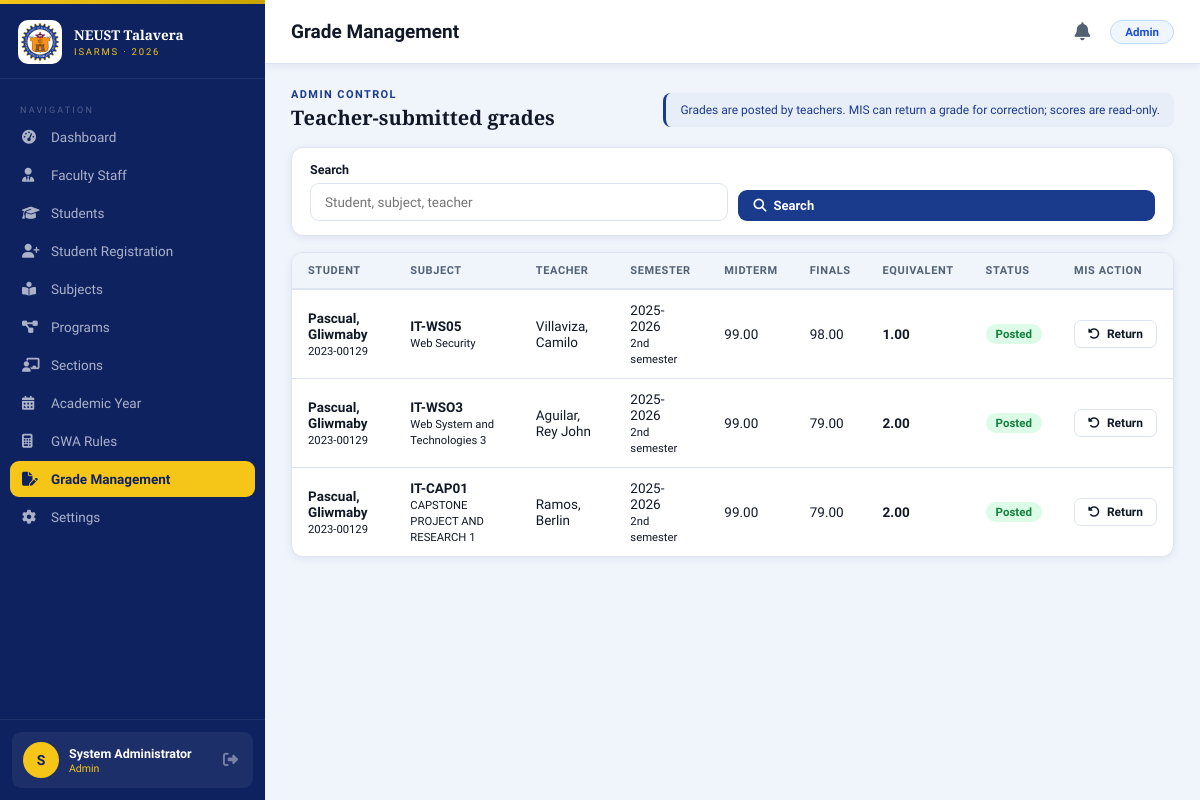
/modules/admin/grades.php (signed in), run on the app's committed database.
### tables this page shows
CREATE TABLE `grades` (
  `gradeID` int(11) NOT NULL,
  `enrollmentID` int(11) NOT NULL,
  `studentID` int(11) NOT NULL,
  `subjectID` int(11) NOT NULL,
  `acadYearID` int(11) NOT NULL,
  `midterm` decimal(5,2) DEFAULT NULL,
  `finals` decimal(5,2) DEFAULT NULL,
  `computedGrade` decimal(5,2) DEFAULT NULL COMMENT 'Auto-computed',
  `gradeEquivalent` decimal(3,2) DEFAULT NULL COMMENT 'NEUST scale: 1.00–5.00',
  `postedGrade` decimal(3,2) DEFAULT NULL COMMENT 'Registrar-approved final',
  `remarks` enum('Passed','Failed','Inc','Dropped','Withdrawn') DEFAULT NULL,
  `status` enum('Pending','Submitted','Approved','Flagged','Returned') NOT NULL DEFAULT 'Pending',
  `teacherID` int(11) NOT NULL,
  `encodedAt` timestamp NULL DEFAULT NULL,
  `submittedAt` timestamp NULL DEFAULT NULL,
  `approvedAt` timestamp NULL DEFAULT NULL,
  `approvedByID` int(11) DEFAULT NULL COMMENT 'Registrar userID',
  `teacherRemarks` text DEFAULT NULL,
  `registrarNotes` text DEFAULT NULL,
  `dateCreated` timestamp NOT NULL DEFAULT current_timestamp(),
  `dateDeleted` timestamp NULL DEFAULT NULL
);

CREATE TABLE `students` (
  `studentID` int(11) NOT NULL,
  `studentNo` varchar(20) NOT NULL COMMENT 'Student Number e.g. 2021-00001',
  `archiveID` int(11) DEFAULT NULL,
  `fName` varchar(60) NOT NULL,
  `mName` varchar(60) DEFAULT NULL,
  `lName` varchar(60) NOT NULL,
  `extName` varchar(10) DEFAULT NULL,
  `dateofBirth` date NOT NULL,
  `sex` enum('Male','Female') NOT NULL,
  `permanentAddress` text DEFAULT NULL,
  `currentAddress` text DEFAULT NULL,
  `yearLevel` tinyint(1) NOT NULL DEFAULT 1,
  `isEnroll` tinyint(1) NOT NULL DEFAULT 0,
  `programID` int(11) NOT NULL,
  `email` varchar(120) NOT NULL COMMENT 'Student login email',
  `password` varchar(255) NOT NULL COMMENT 'bcrypt hashed',
  `profilePic` varchar(255) DEFAULT NULL,
  `isActive` tinyint(1) NOT NULL DEFAULT 1,
  `isGraduated` tinyint(1) NOT NULL DEFAULT 0,
  `isDropped` tinyint(1) NOT NULL DEFAULT 0,
  `dateGraduated` timestamp NULL DEFAULT NULL,
  `droppedAt` timestamp NULL DEFAULT NULL,
  `lastLogin` timestamp NULL DEFAULT NULL,
  `dateCreated` timestamp NOT NULL DEFAULT current_timestamp(),
  `dateDeleted` timestamp NULL DEFAULT NULL
);

CREATE TABLE `subjects` (
  `subjectID` int(11) NOT NULL,
  `subjectCode` varchar(20) NOT NULL,
  `subjectName` varchar(150) NOT NULL,
  `units` decimal(4,1) NOT NULL DEFAULT 3.0,
  `programID` int(11) DEFAULT NULL,
  `yearLevel` tinyint(1) DEFAULT NULL COMMENT '1=1st, 2=2nd, 3=3rd, 4=4th',
  `semester` tinyint(1) DEFAULT NULL COMMENT '1=First, 2=Second',
  `dateCreated` timestamp NOT NULL DEFAULT current_timestamp(),
  `dateDeleted` timestamp NULL DEFAULT NULL
);

CREATE TABLE `acad_years` (
  `acadYearID` int(11) NOT NULL,
  `academicYear` varchar(20) NOT NULL COMMENT 'e.g. 2024-2025',
  `acadDesc` varchar(100) DEFAULT NULL,
  `status` enum('Active','Inactive','Archived') NOT NULL DEFAULT 'Inactive',
  `dateCreated` timestamp NOT NULL DEFAULT current_timestamp(),
  `dateDeleted` timestamp NULL DEFAULT NULL
);

### includes/functions.php (called while the page is built, shortened)
<?php
require_once __DIR__ . '/config.php';
function sanitize(string $input): string {
    return htmlspecialchars(strip_tags(trim($input)), ENT_QUOTES, 'UTF-8');
}
function normalizeGradeStatusDisplay(string $status): string {
    $status = trim((string)$status);
    if (in_array($status, ['Posted', 'Approved'], true)) {
        return 'Posted';
    }
    return $status;
}
function gradeStatusClass(string $status): string {
    $normalized = normalizeGradeStatusDisplay($status);
    return match($normalized) {
        'Posted'    => 'status-approved',
        'Pending'   => 'status-pending',
        default     => 'status-default',
    };
}

### includes/config.php (called while the page is built, shortened)
<?php
class Database {
    private static ?Database $instance = null;
    private PDO $pdo;
    private function __construct() {
        $dsn = "mysql:host=" . DB_HOST . ";port=" . DB_PORT . ";dbname=" . DB_NAME . ";charset=" . DB_CHARSET;
        $options = [
            PDO::ATTR_ERRMODE            => PDO::ERRMODE_EXCEPTION,
            PDO::ATTR_DEFAULT_FETCH_MODE => PDO::FETCH_ASSOC,
            PDO::ATTR_EMULATE_PREPARES   => false,
        ];
        try {
            $this->pdo = new PDO($dsn, DB_USER, DB_PASS, $options);
        } catch (PDOException $e) {
            error_log("DB Connection Error: " . $e->getMessage());
            die(json_encode(['success' => false, 'message' => 'Database connection failed.']));
        }
    }
    public static function getInstance(): Database {
        if (self::$instance === null) {
            self::$instance = new Database();
        }
        return self::$instance;
    }
    public function query(string $sql, array $params = []): PDOStatement {
        $stmt = $this->pdo->prepare($sql);
        $stmt->execute($params);
        return $stmt;
    }
    public function fetchAll(string $sql, array $params = []): array {
        return $this->query($sql, $params)->fetchAll();
    }
}

### modules/admin/grades.php (the view, shortened to what this page needs)
<?php
require_once ROOT . '/includes/config.php';
require_once ROOT . '/includes/functions.php';
$db = Database::getInstance();
$search = sanitize($_GET['search'] ?? '');
$reviewQueue = ($_GET['status'] ?? '') === 'review';
$where = ['g.dateDeleted IS NULL', 'e.dateDeleted IS NULL'];
$params = [];
$grades = $db->fetchAll("SELECT g.gradeID, g.midterm, g.finals, g.computedGrade, g.gradeEquivalent,
    g.remarks, CASE WHEN g.status IN ('Posted','Approved') THEN 'Posted' ELSE g.status END AS status, g.teacherRemarks, g.registrarNotes, g.submittedAt,
    CONCAT(s.lName, ', ', s.fName) AS studentName, s.studentNo,
    sub.subjectCode, sub.subjectName, sub.units,
    CONCAT(t.lName, ', ', t.fName) AS teacherName, ay.academicYear, e.semester
    FROM grades g
    JOIN enrollments e ON e.enrollmentID=g.enrollmentID
    JOIN students s ON s.studentID=g.studentID
    JOIN subjects sub ON sub.subjectID=g.subjectID
    JOIN users t ON t.userID=g.teacherID
    JOIN acad_years ay ON ay.acadYearID=e.acadYearID
    WHERE " . implode(' AND ', $where) . "
    ORDER BY g.submittedAt DESC, s.lName, sub.subjectCode LIMIT 200", $params);
require_once ROOT . '/includes/header.php';
?>
<div class="page-toolbar">
  <div class="page-title-group"><div class="page-kicker">Admin control</div><h2><?= $reviewQueue ? 'Grade Review Queue' : 'Teacher-submitted grades' ?></h2></div>
  <div class="alert-info" style="padding:10px 14px;border-radius:8px;font-size:12px;">Grades are posted by teachers. MIS can return a grade for correction; scores are read-only.</div>
</div>
<div class="card" style="margin-bottom:16px;"><div class="card-body" style="padding:14px 18px;">
  <form method="get" class="filter-toolbar">
    <div><label class="form-label">Search</label><input class="form-control" name="search" value="<?= htmlspecialchars($search) ?>" placeholder="Student, subject, teacher"></div>
    <button class="btn btn-primary" type="submit" style="width:auto;flex:0 0 auto;align-self:flex-end;white-space:nowrap;padding:8px 16px;"><i class="fas fa-search"></i> Search</button>
  </form>
</div></div>
<div class="card"><div style="overflow-x:auto;"><table class="data-table"><thead><tr><th>Student</th><th>Subject</th><th>Teacher</th><th>Semester</th><th>Midterm</th><th>Finals</th><th>Equivalent</th><th>Status</th><th>MIS action</th></tr></thead><tbody>
<?php foreach ($grades as $grade): ?><tr>
  <td><strong><?= htmlspecialchars($grade['studentName']) ?></strong><br><small><?= htmlspecialchars($grade['studentNo']) ?></small></td>
  <td><strong><?= htmlspecialchars($grade['subjectCode']) ?></strong><br><small><?= htmlspecialchars($grade['subjectName']) ?></small></td>
  <td><?= htmlspecialchars($grade['teacherName']) ?></td>
  <td><?= htmlspecialchars($grade['academicYear']) ?><br><small><?= $grade['semester']==1?'1st':'2nd' ?> semester</small></td>
  <td><?= $grade['midterm'] !== null ? number_format((float)$grade['midterm'],2) : '—' ?></td>
  <td><?= $grade['finals'] !== null ? number_format((float)$grade['finals'],2) : '—' ?></td>
  <td><strong><?= $grade['gradeEquivalent'] !== null ? number_format((float)$grade['gradeEquivalent'],2) : '—' ?></strong></td>
  <td><span class="status-badge <?= gradeStatusClass($grade['status']) ?>"><?= htmlspecialchars($grade['status'] === 'Pending' ? (!empty($grade['submittedAt']) ? 'Submitted' : 'Draft') : $grade['status']) ?></span></td>
  <td><button class="btn btn-outline btn-sm" type="button" onclick="returnGrade(<?= (int)$grade['gradeID'] ?>)"><i class="fas fa-rotate-left"></i> Return</button></td>
</tr><?php endforeach; ?></tbody></table></div></div>
<?php require_once ROOT . '/includes/footer.php'; ?>

### includes/header.php (style rules this page uses)
*, *::before, *::after { box-sizing: border-box; margin: 0; padding: 0; }
:root { --blue: #1a3a8c; --blue-dark: #0f2260; --blue-mid: #2451c8; --blue-light: #e8eef8; --blue-hover: rgba(255,255,255,0.09); --gold: #f5c518; --gold-deep: #c9a300; --gold-light: #fffbe6; --text: #111827; --text-dark: #111827; --text-muted: #526174; --border: #dce4f0; --bg: #f0f4fb; --white: #ffffff; --success: #16a34a; --danger: #dc2626; --warning: #d97706; --info: #2563eb; --green: var(--blue); --green-dark: var(--blue-dark); --green-light: var(--blue-light); --light: #f8fafc; --sidebar-w: 265px; --header-h: 64px; --shadow-sm: 0 2px 8px rgba(15,34,96,0.07); --shadow: 0 6px 24px rgba(15,34,96,0.13); --radius: 12px; }
body, input, select, textarea, button, table, .btn, .form-control { font-family: 'Source Sans 3', sans-serif; }
body { background: var(--bg); color: var(--text); display: flex; min-height: 100vh; }
.page-content > * { min-width: 0; max-width: 100%; }
.card { background: var(--white); border-radius: var(--radius); border: 1px solid var(--border); box-shadow: var(--shadow-sm); overflow: hidden; }
.card-body { padding: 22px; }
.data-table { width: 100%; border-collapse: collapse; font-size: 13.5px; }
.data-table th { background: var(--bg); padding: 11px 16px; text-align: left; font-weight: 700; font-size: 11px; text-transform: uppercase; letter-spacing: .6px; color: var(--text-muted); border-bottom: 2px solid var(--border); }
.data-table td { padding: 12px 16px; border-bottom: 1px solid var(--border); vertical-align: middle; }
.data-table tr:last-child td { border-bottom: none; }
.page-content table { max-width: 100%; }
.status-badge { display: inline-flex; align-items: center; gap: 5px; padding: 3px 10px; border-radius: 20px; font-size: 11.5px; font-weight: 600; }
.status-approved { background: #dcfce7; color: #15803d; }
.btn { display: inline-flex; align-items: center; gap: 7px; padding: 9px 18px; border-radius: 9px; font-family: 'Source Sans 3', sans-serif; font-size: 13px; font-weight: 600; cursor: pointer; border: none; transition: all .18s; text-decoration: none; white-space: nowrap; }
.btn-primary { background: var(--blue); color: #fff; }
.btn-outline { background: transparent; border: 1.5px solid var(--border); color: var(--text-dark); }
.btn-sm { padding: 6px 13px; font-size: 12px; border-radius: 7px; }
.form-control { width: 100%; padding: 10px 14px; border: 1.5px solid var(--border); border-radius: 9px; font-family: 'Source Sans 3', sans-serif; font-size: 13.5px; color: var(--text-dark); background: var(--white); outline: none; transition: border-color .2s, box-shadow .2s; }
.form-label { font-size: 12.5px; font-weight: 600; color: var(--text-dark); margin-bottom: 6px; display: block; }
.alert-info { background: var(--blue-light); color: var(--blue); border-left: 3px solid var(--blue); }
.page-toolbar { display: flex; align-items: center; justify-content: space-between; gap: 10px; flex-wrap: wrap; margin-bottom: 16px; }
.page-title-group { display: flex; flex-direction: column; gap: 3px; }
.page-kicker { font-size: 11px; font-weight: 700; letter-spacing: 1.4px; text-transform: uppercase; color: var(--blue); }
.page-title-group h2 { font-family: 'Playfair Display', serif; font-size: 20px; color: var(--text); margin: 0; font-weight: 700; }
.filter-toolbar { display: grid; grid-template-columns: repeat(auto-fit, minmax(180px, 1fr)); gap: 10px; align-items: end; }

### data on the page
grades: studentName "Pascual, Gliwmaby", studentID.studentNo "2023-00129", subjectID.subjectCode "IT-WS05", subjectID.subjectName "Web Security", teacherName "Villaviza, Camilo", acadYearID.academicYear "2025-2026", midterm "99.00", finals "98.00", gradeEquivalent "1.00", status "Posted"
grades: studentName "Pascual, Gliwmaby", studentID.studentNo "2023-00129", subjectID.subjectCode "IT-WSO3", subjectID.subjectName "Web System and Technologies 3", teacherName "Aguilar, Rey John", acadYearID.academicYear "2025-2026", midterm "99.00", finals "79.00", gradeEquivalent "2.00", status "Posted"
grades: studentName "Pascual, Gliwmaby", studentID.studentNo "2023-00129", subjectID.subjectCode "IT-CAP01", subjectID.subjectName "CAPSTONE PROJECT AND RESEARCH 1", teacherName "Ramos, Berlin", acadYearID.academicYear "2025-2026", midterm "99.00", finals "79.00", gradeEquivalent "2.00", status "Posted"

### other printed values
$link['label'] "Dashboard"
$link['label'] "Faculty Staff"
$link['label'] "Students"
$link['label'] "Student Registration"
$link['label'] "Subjects"
$link['label'] "Programs"
$link['label'] "Sections"
$link['label'] "Academic Year"
$link['label'] "GWA Rules"
$link['label'] "Grade Management"
$link['label'] "Settings"
$initials "S"
$user['name'] "System Administrator"
$role "Admin"
$pageTitle "Grade Management"
